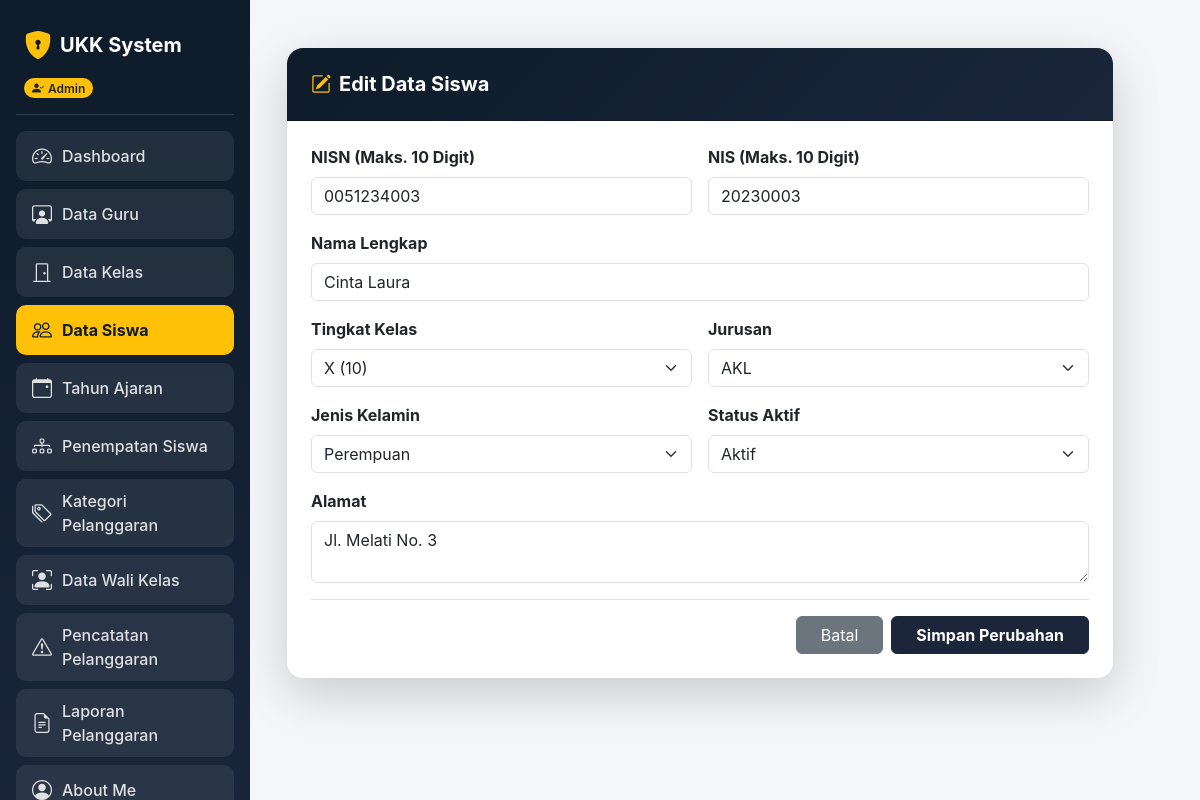
Screenshot of /siswa/siswa_edit.php?id=3 (signed in) with the database file from the repository.
### tables this page shows
CREATE TABLE `t_siswa` (
  `id` int(11) NOT NULL,
  `nis` varchar(30) DEFAULT NULL,
  `nisn` varchar(20) NOT NULL,
  `nama` varchar(50) DEFAULT NULL,
  `jenis_kelamin` char(1) NOT NULL,
  `tanggal_lahir` date NOT NULL,
  `alamat` text NOT NULL,
  `status_aktif` tinyint(1) NOT NULL,
  `created_at` timestamp NULL DEFAULT current_timestamp(),
  `updated_at` timestamp NULL DEFAULT current_timestamp()
);

### siswa/siswa_edit.php (the view, shortened to what this page needs)
<?php
include '../koneksi.php';
$role = $_SESSION['role'];
$id = $_GET['id'] ?? '';
$id = mysqli_real_escape_string($koneksi, $id);
$q_data = mysqli_query($koneksi, "SELECT * FROM t_siswa WHERE id = '$id'");
$data   = mysqli_fetch_assoc($q_data);
?>
<!DOCTYPE html>
<html lang="id">
<head>
  <link href="https://cdn.jsdelivr.net/npm/bootstrap@5.3.0/dist/css/bootstrap.min.css" rel="stylesheet">
  <link rel="stylesheet" href="https://cdn.jsdelivr.net/npm/bootstrap-icons@1.11.1/font/bootstrap-icons.css">
</head>
<body>
  <div class="container-fluid">
    <div class="row">
      <div class="col-md-3 col-lg-2 sidebar p-3 text-white">
        <div class="d-flex align-items-center gap-2 mb-2 px-2 mt-2">
          <i class="bi bi-shield-lock-fill fs-3 text-warning"></i>
          <h4 class="mb-0 fw-bold fs-5">UKK System</h4>
        </div>
        <div class="px-2 mb-3">
          <span class="badge bg-warning text-dark px-2 py-1 rounded-pill fw-semibold"><i class="bi bi-person-check-fill me-1"></i><?= $role; ?></span>
        </div>
        <hr class="text-white-50">
        <ul class="nav flex-column mb-auto">
          <li class="nav-item"><a href="../dashboard.php?tab=menu1" class="nav-link-custom"><i class="bi bi-speedometer2 fs-5"></i><span>Dashboard</span></a></li>
          <li class="nav-item"><a href="../dashboard.php?tab=menu2" class="nav-link-custom"><i class="bi bi-person-workspace fs-5"></i><span>Data Guru</span></a></li>
          <li class="nav-item"><a href="../dashboard.php?tab=menu3" class="nav-link-custom"><i class="bi bi-door-closed fs-5"></i><span>Data Kelas</span></a></li>
          <li class="nav-item"><a href="../dashboard.php?tab=menu4" class="nav-link-custom" style="background-color: #ffc107; color: #0d1b2a; font-weight: 700;"><i class="bi bi-people fs-5"></i><span>Data Siswa</span></a></li>
          <li class="nav-item"><a href="../dashboard.php?tab=menu5" class="nav-link-custom"><i class="bi bi-calendar-event fs-5"></i><span>Tahun Ajaran</span></a></li>
          <li class="nav-item"><a href="../dashboard.php?tab=menu6" class="nav-link-custom"><i class="bi bi-diagram-3 fs-5"></i><span>Penempatan Siswa</span></a></li>
          <li class="nav-item"><a href="../dashboard.php?tab=menu7" class="nav-link-custom"><i class="bi bi-tags fs-5"></i><span>Kategori Pelanggaran</span></a></li>
          <li class="nav-item"><a href="../dashboard.php?tab=menu8" class="nav-link-custom"><i class="bi bi-person-bounding-box fs-5"></i><span>Data Wali Kelas</span></a></li>
          <li class="nav-item"><a href="../dashboard.php?tab=menu9" class="nav-link-custom"><i class="bi bi-exclamation-triangle fs-5"></i><span>Pencatatan Pelanggaran</span></a></li>
          <li class="nav-item"><a href="../dashboard.php?tab=menu10" class="nav-link-custom"><i class="bi bi-file-earmark-text fs-5"></i><span>Laporan Pelanggaran</span></a></li>
          <li class="nav-item"><a href="../dashboard.php?tab=menu_about" class="nav-link-custom"><i class="bi bi-person-circle fs-5"></i><span>About Me</span></a></li>
        </ul>
      </div>
      <main class="col-md-9 col-lg-10 p-4 ms-auto">
        <div class="container py-4" style="max-width: 850px;">
          <form action="" method="POST">
            <div class="card shadow-lg border-0 rounded-4 overflow-hidden">
              <div class="card-header text-white p-4" style="background: linear-gradient(135deg, #0d1b2a 0%, #1b263b 100%);">
                <h5 class="mb-0 fw-bold"><i class="bi bi-pencil-square me-2 text-warning"></i>Edit Data Siswa</h5>
              </div>
              <div class="card-body p-4 bg-white">
                <div class="row g-3 mb-3">
                  <div class="col-md-6">
                    <label class="form-label fw-bold">NISN (Maks. 10 Digit)</label>
                    <input type="text" name="nisn" class="form-control" maxlength="10" value="<?= htmlspecialchars($data['nisn'] ?? ''); ?>" oninput="this.value = this.value.replace(/[^0-9]/g, '')" required>
                  </div>
                  <div class="col-md-6">
                    <label class="form-label fw-bold">NIS (Maks. 10 Digit)</label>
                    <input type="text" name="nis" class="form-control" maxlength="10" value="<?= htmlspecialchars($data['nis'] ?? ''); ?>" oninput="this.value = this.value.replace(/[^0-9]/g, '')" required>
                  </div>
                </div>
                <div class="mb-3">
                  <label class="form-label fw-bold">Nama Lengkap</label>
                  <input type="text" name="nama" class="form-control" value="<?= htmlspecialchars($data['nama'] ?? ''); ?>" required>
                </div>
                <div class="row g-3 mb-3">
                  <div class="col-md-6">
                    <label class="form-label fw-bold">Tingkat Kelas</label>
                    <select name="kelas" class="form-select" required>
                      <option value="X" <?= (($data['kelas'] ?? '') == 'X') ? 'selected' : ''; ?>>X (10)</option>
                    </select>
                  </div>
                  <div class="col-md-6">
                    <label class="form-label fw-bold">Jurusan</label>
                    <select name="jurusan" class="form-select" required>
                      <?php
                      $q_jur = mysqli_query($koneksi, "SELECT DISTINCT jurusan FROM t_kelas WHERE jurusan IS NOT NULL AND jurusan != '' ORDER BY jurusan ASC");
                      while ($j = mysqli_fetch_assoc($q_jur)) {
                          $selected = (($data['jurusan'] ?? '') == $j['jurusan']) ? 'selected' : '';
                          echo "<option value='{$j['jurusan']}' {$selected}>{$j['jurusan']}</option>";
                      }
                      ?>
                    </select>
                  </div>
                </div>
                <div class="row g-3 mb-3">
                  <div class="col-md-6">
                    <label class="form-label fw-bold">Jenis Kelamin</label>
                    <select name="jenis_kelamin" class="form-select" required>
                      <option value="P" <?= (($data['jenis_kelamin'] ?? '') == 'P') ? 'selected' : ''; ?>>Perempuan</option>
                    </select>
                  </div>
                  <div class="col-md-6">
                    <label class="form-label fw-bold">Status Aktif</label>
                    <select name="status_aktif" class="form-select" required>
                      <option value="1" <?= (($data['status_aktif'] ?? '') == '1') ? 'selected' : ''; ?>>Aktif</option>
                    </select>
                  </div>
                </div>
                <div class="mb-3">
                  <label class="form-label fw-bold">Alamat</label>
                  <textarea name="alamat" class="form-control" rows="2"><?= htmlspecialchars($data['alamat'] ?? ''); ?></textarea>
                </div>
                <div class="pt-3 border-top d-flex gap-2 justify-content-end">
                  <a href="../dashboard.php?tab=menu4" class="btn btn-secondary px-4">Batal</a>
                  <button type="submit" name="update" class="btn px-4 fw-bold text-white" style="background-color: #1b263b; border-color: #1b263b;">
                    Simpan Perubahan
                  </button>
                </div>
              </div>
            </div>
          </form>
        </div>
      </main>
    </div>
  </div>
</body>
</html>

### siswa/siswa_edit.php (style rules this page uses)
body { font-family: 'Inter', sans-serif; background-color: #f4f6f9; color: #333; }
.sidebar { background: linear-gradient(180deg, #0d1b2a 0%, #1b263b 100%); min-height: 100vh; position: fixed; top: 0; left: 0; width: 250px; z-index: 1000; }
.sidebar .nav-link-custom { color: rgba(255, 255, 255, 0.85); background-color: rgba(255, 255, 255, 0.08); border-radius: 10px; padding: 10px 16px; margin-bottom: 8px; font-weight: 500; display: flex; align-items: center; gap: 10px; text-decoration: none; }
main { margin-left: 250px; }

### rows the page displays
t_siswa: nisn "0051234003", nis "20230003", nama "Cinta Laura", jenis_kelamin "Perempuan", status_aktif "Aktif", alamat "Jl. Melati No. 3"

### other values shown
$role "Admin"
form field jurusan "AKL"
